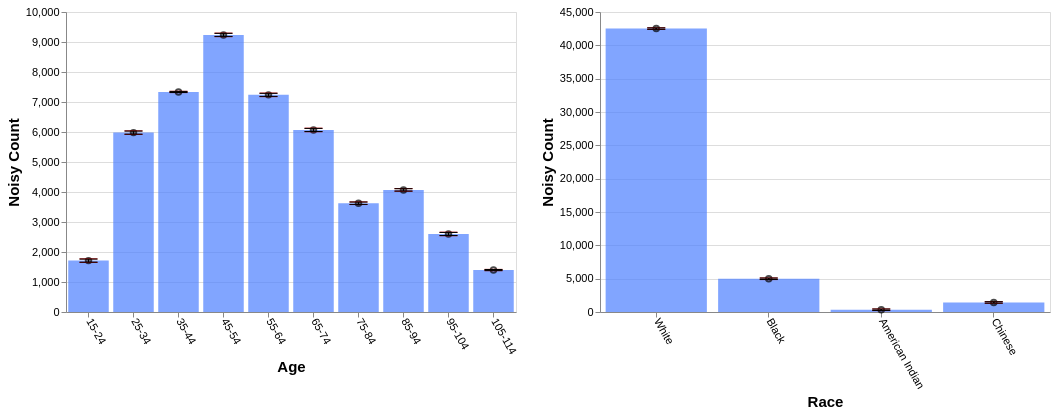

Describe this chart as a Vega-Lite specification.
### Vega-Lite specification from a JSON file in a GitHub repository (floating-point values rounded to 4 significant figures)
{"config": {"view": {"continuousWidth": 400, "continuousHeight": 300}, "axis": {"labelFontSize": 11, "titleFontSize": 15}, "axisBottom": {"labelAngle": 60}}, "hconcat": [{"layer": [{"mark": "bar", "encoding": {"color": {"value": "transparent"}, "tooltip": [{"aggregate": "sum", "field": "noisy_count", "title": "noisy count", "type": "quantitative"}, {"aggregate": "sum", "field": "noisy_count_prev", "title": "prev count", "type": "quantitative"}, {"aggregate": "sum", "field": "error", "title": "current error", "type": "quantitative"}, {"aggregate": "sum", "field": "error_prev", "title": "prev error", "type": "quantitative"}], "x": {"field": "age", "sort": null, "title": "Age", "type": "ordinal"}}, "height": 300, "selection": {"selector693": {"type": "interval", "encodings": ["x"]}}, "transform": [{"filter": {"selection": "selector694"}}], "width": 450}, {"mark": {"type": "bar", "color": "gray", "opacity": 0}, "encoding": {"x": {"field": "age", "sort": null, "title": "Age", "type": "ordinal"}, "y": {"aggregate": "sum", "field": "noisy_count_prev", "type": "quantitative"}}, "transform": [{"filter": {"selection": "selector694"}}]}, {"mark": {"type": "bar", "color": "#4C7FFF", "opacity": 0.7}, "encoding": {"x": {"field": "age", "sort": null, "title": "Age", "type": "ordinal"}, "y": {"aggregate": "sum", "field": "noisy_count", "type": "quantitative"}}, "transform": [{"filter": {"selection": "selector694"}}]}, {"mark": {"type": "point", "color": "black", "opacity": 0.7}, "encoding": {"x": {"field": "age", "sort": null, "title": "Age", "type": "ordinal"}, "y": {"aggregate": "sum", "field": "noisy_count", "title": "Noisy Count", "type": "quantitative"}}, "transform": [{"filter": {"selection": "selector694"}}]}, {"mark": {"type": "rule", "color": "#B6B6B6", "size": 2, "strokeDash": [3, 3]}, "encoding": {"x": {"field": "age", "sort": null, "title": "Age", "type": "ordinal"}, "y": {"aggregate": "sum", "field": "plus_error_prev_age", "title": "", "type": "quantitative"}, "y2": {"aggregate": "sum", "field": "minus_error_prev_age", "title": ""}}, "transform": [{"filter": {"selection": "selector694"}}]}, {"mark": {"type": "tick", "color": "#B90000", "size": 0, "strokeDash": [1, 1]}, "encoding": {"x": {"field": "age", "sort": null, "title": "Age", "type": "ordinal"}, "y": {"aggregate": "sum", "field": "plus_error_prev_age", "type": "quantitative"}}, "transform": [{"filter": {"selection": "selector694"}}]}, {"mark": {"type": "tick", "color": "#B90000", "size": 0, "strokeDash": [3, 1]}, "encoding": {"x": {"field": "age", "sort": null, "title": "Age", "type": "ordinal"}, "y": {"aggregate": "sum", "field": "minus_error_prev_age", "type": "quantitative"}}, "transform": [{"filter": {"selection": "selector694"}}]}, {"mark": {"type": "rule", "color": "black", "size": 2}, "encoding": {"x": {"field": "age", "sort": null, "title": "Age", "type": "ordinal"}, "y": {"aggregate": "sum", "field": "plus_error", "title": "", "type": "quantitative"}, "y2": {"aggregate": "sum", "field": "minus_error", "title": ""}}, "transform": [{"filter": {"selection": "selector694"}}]}, {"mark": {"type": "tick", "color": "black", "width": 0}, "encoding": {"x": {"field": "age", "sort": null, "title": "Age", "type": "ordinal"}, "y": {"aggregate": "sum", "field": "plus_error", "type": "quantitative"}}, "transform": [{"filter": {"selection": "selector694"}}]}, {"mark": {"type": "tick", "color": "black", "width": 0}, "encoding": {"x": {"field": "age", "sort": null, "title": "Age", "type": "ordinal"}, "y": {"aggregate": "sum", "field": "minus_error", "type": "quantitative"}}, "transform": [{"filter": {"selection": "selector694"}}]}]}, {"layer": [{"mark": "bar", "encoding": {"color": {"value": "transparent"}, "tooltip": [{"aggregate": "sum", "field": "noisy_count", "title": "noisy count", "type": "quantitative"}, {"aggregate": "sum", "field": "noisy_count_prev", "title": "prev count", "type": "quantitative"}, {"aggregate": "sum", "field": "error", "title": "current error", "type": "quantitative"}, {"aggregate": "sum", "field": "error_prev", "title": "prev error", "type": "quantitative"}], "x": {"field": "race", "sort": null, "title": "Race", "type": "ordinal"}}, "height": 300, "selection": {"selector694": {"type": "interval", "encodings": ["x"]}}, "transform": [{"filter": {"selection": "selector693"}}], "width": 450}, {"mark": {"type": "bar", "color": "gray", "opacity": 0}, "encoding": {"x": {"field": "race", "sort": null, "title": "Race", "type": "ordinal"}, "y": {"aggregate": "sum", "field": "noisy_count_prev", "type": "quantitative"}}, "transform": [{"filter": {"selection": "selector693"}}]}, {"mark": {"type": "bar", "color": "#4C7FFF", "opacity": 0.7}, "encoding": {"x": {"field": "race", "sort": null, "title": "Race", "type": "ordinal"}, "y": {"aggregate": "sum", "field": "noisy_count", "type": "quantitative"}}, "transform": [{"filter": {"selection": "selector693"}}]}, {"mark": {"type": "point", "color": "black", "opacity": 0.7}, "encoding": {"x": {"field": "race", "sort": null, "title": "Race", "type": "ordinal"}, "y": {"aggregate": "sum", "field": "noisy_count", "title": "Noisy Count", "type": "quantitative"}}, "transform": [{"filter": {"selection": "selector693"}}]}, {"mark": {"type": "rule", "color": "#B6B6B6", "size": 2, "strokeDash": [3, 3]}, "encoding": {"x": {"field": "race", "sort": null, "title": "Race", "type": "ordinal"}, "y": {"aggregate": "sum", "field": "plus_error_prev_race", "title": "", "type": "quantitative"}, "y2": {"aggregate": "sum", "field": "minus_error_prev_race", "title": ""}}, "transform": [{"filter": {"selection": "selector693"}}]}, {"mark": {"type": "tick", "color": "#B90000", "size": 0, "strokeDash": [1, 1]}, "encoding": {"x": {"field": "race", "sort": null, "title": "Race", "type": "ordinal"}, "y": {"aggregate": "sum", "field": "plus_error_prev_race", "type": "quantitative"}}, "transform": [{"filter": {"selection": "selector693"}}]}, {"mark": {"type": "tick", "color": "#B90000", "size": 0, "strokeDash": [3, 1]}, "encoding": {"x": {"field": "race", "sort": null, "title": "Race", "type": "ordinal"}, "y": {"aggregate": "sum", "field": "minus_error_prev_race", "type": "quantitative"}}, "transform": [{"filter": {"selection": "selector693"}}]}, {"mark": {"type": "rule", "color": "black", "size": 2}, "encoding": {"x": {"field": "race", "sort": null, "title": "Race", "type": "ordinal"}, "y": {"aggregate": "sum", "field": "plus_error", "title": "", "type": "quantitative"}, "y2": {"aggregate": "sum", "field": "minus_error", "title": ""}}, "transform": [{"filter": {"selection": "selector693"}}]}, {"mark": {"type": "tick", "color": "black", "width": 0}, "encoding": {"x": {"field": "race", "sort": null, "title": "Race", "type": "ordinal"}, "y": {"aggregate": "sum", "field": "plus_error", "type": "quantitative"}}, "transform": [{"filter": {"selection": "selector693"}}]}, {"mark": {"type": "tick", "color": "black", "width": 0}, "encoding": {"x": {"field": "race", "sort": null, "title": "Race", "type": "ordinal"}, "y": {"aggregate": "sum", "field": "minus_error", "type": "quantitative"}}, "transform": [{"filter": {"selection": "selector693"}}]}]}], "data": {"name": "data-9ea6c519f99c5d8c01e319c2879dd49c"}, "$schema": "https://vega.github.io/schema/vega-lite/v4.17.0.json", "datasets": {"data-9ea6c519f99c5d8c01e319c2879dd49c": [{"age": "15-24", "race": "White", "noisy_count": 1313.0, "true_count": 1271.0, "plus_error": 1326.0, "minus_error": 1300.0, "error": 12.8, "noisy_count_prev": 1311.0, "true_count_prev": 1271.0, "plus_error_prev": 1326.0, "minus_error_prev": 1296.0, "error_prev": 14.9, "plus_error_prev_age": 1328.0, "minus_error_prev_age": 1298.0, "plus_error_prev_race": 1327.0, "minus_error_prev_race": 1297.0}, {"age": "15-24", "race": "Black", "noisy_count": 127.1, "true_count": 192.0, "plus_error": 139.9, "minus_error": 114.3, "error": 12.8, "noisy_count_prev": 126.3, "true_count_prev": 192.0, "plus_error_prev": 141.2, "minus_error_prev": 111.4, "error_prev": 14.9, "plus_error_prev_age": 143.2, "minus_error_prev_age": 113.4, "plus_error_prev_race": 141.5, "minus_error_prev_race": 111.7}, {"age": "15-24", "race": "American Indian", "noisy_count": 99.3, "true_count": 31.0, "plus_error": 112.0, "minus_error": 86.5, "error": 12.8, "noisy_count_prev": 95.8, "true_count_prev": 31.0, "plus_error_prev": 110.7, "minus_error_prev": 80.9, "error_prev": 14.9, "plus_error_prev_age": 112.7, "minus_error_prev_age": 82.95, "plus_error_prev_race": 108.9, "minus_error_prev_race": 79.08}, {"age": "15-24", "race": "Chinese", "noisy_count": 173.1, "true_count": 62.0, "plus_error": 185.9, "minus_error": 160.3, "error": 12.8, "noisy_count_prev": 171.4, "true_count_prev": 62.0, "plus_error_prev": 186.4, "minus_error_prev": 156.5, "error_prev": 14.9, "plus_error_prev_age": 188.4, "minus_error_prev_age": 158.5, "plus_error_prev_race": 186.5, "minus_error_prev_race": 156.6}, {"age": "25-34", "race": "White", "noisy_count": 5026.0, "true_count": 5110.0, "plus_error": 5038.0, "minus_error": 5013.0, "error": 12.8, "noisy_count_prev": 5026.0, "true_count_prev": 5110.0, "plus_error_prev": 5041.0, "minus_error_prev": 5011.0, "error_prev": 14.9, "plus_error_prev_age": 5040.0, "minus_error_prev_age": 5010.0, "plus_error_prev_race": 5042.0, "minus_error_prev_race": 5012.0}, {"age": "25-34", "race": "Black", "noisy_count": 699.7, "true_count": 700.0, "plus_error": 712.5, "minus_error": 686.9, "error": 12.8, "noisy_count_prev": 701.1, "true_count_prev": 700.0, "plus_error_prev": 716.0, "minus_error_prev": 686.2, "error_prev": 14.9, "plus_error_prev_age": 714.7, "minus_error_prev_age": 684.9, "plus_error_prev_race": 716.3, "minus_error_prev_race": 686.5}, {"age": "25-34", "race": "American Indian", "noisy_count": 33.5, "true_count": 83.0, "plus_error": 46.3, "minus_error": 20.7, "error": 12.8, "noisy_count_prev": 41.3, "true_count_prev": 83.0, "plus_error_prev": 56.2, "minus_error_prev": 26.4, "error_prev": 14.9, "plus_error_prev_age": 54.85, "minus_error_prev_age": 25.05, "plus_error_prev_race": 54.38, "minus_error_prev_race": 24.58}, {"age": "25-34", "race": "Chinese", "noisy_count": 220.6, "true_count": 244.0, "plus_error": 233.3, "minus_error": 207.8, "error": 12.8, "noisy_count_prev": 216.0, "true_count_prev": 244.0, "plus_error_prev": 230.9, "minus_error_prev": 201.1, "error_prev": 14.9, "plus_error_prev_age": 229.6, "minus_error_prev_age": 199.8, "plus_error_prev_race": 231.0, "minus_error_prev_race": 201.2}, {"age": "35-44", "race": "White", "noisy_count": 6209.0, "true_count": 6181.0, "plus_error": 6213.0, "minus_error": 6204.0, "error": 4.5, "noisy_count_prev": 6207.0, "true_count_prev": 6181.0, "plus_error_prev": 6212.0, "minus_error_prev": 6202.0, "error_prev": 5.4, "plus_error_prev_age": 6212.0, "minus_error_prev_age": 6202.0, "plus_error_prev_race": 6213.0, "minus_error_prev_race": 6202.0}, {"age": "35-44", "race": "Black", "noisy_count": 823.8, "true_count": 793.0, "plus_error": 828.3, "minus_error": 819.3, "error": 4.5, "noisy_count_prev": 824.4, "true_count_prev": 793.0, "plus_error_prev": 829.8, "minus_error_prev": 819.1, "error_prev": 5.4, "plus_error_prev_age": 829.8, "minus_error_prev_age": 819.1, "plus_error_prev_race": 830.1, "minus_error_prev_race": 819.4}, {"age": "35-44", "race": "American Indian", "noisy_count": 51.2, "true_count": 93.0, "plus_error": 55.8, "minus_error": 46.7, "error": 4.5, "noisy_count_prev": 52.3, "true_count_prev": 93.0, "plus_error_prev": 57.7, "minus_error_prev": 47.0, "error_prev": 5.4, "plus_error_prev_age": 57.72, "minus_error_prev_age": 47.02, "plus_error_prev_race": 55.88, "minus_error_prev_race": 45.18}, {"age": "35-44", "race": "Chinese", "noisy_count": 250.9, "true_count": 265.0, "plus_error": 255.4, "minus_error": 246.4, "error": 4.5, "noisy_count_prev": 251.0, "true_count_prev": 265.0, "plus_error_prev": 256.3, "minus_error_prev": 245.6, "error_prev": 5.4, "plus_error_prev_age": 256.3, "minus_error_prev_age": 245.6, "plus_error_prev_race": 256.4, "minus_error_prev_race": 245.7}, {"age": "45-54", "race": "White", "noisy_count": 7992.0, "true_count": 7988.0, "plus_error": 8005.0, "minus_error": 7980.0, "error": 12.8, "noisy_count_prev": 7994.0, "true_count_prev": 7988.0, "plus_error_prev": 8008.0, "minus_error_prev": 7978.0, "error_prev": 14.9, "plus_error_prev_age": 8006.0, "minus_error_prev_age": 7976.0, "plus_error_prev_race": 8009.0, "minus_error_prev_race": 7979.0}, {"age": "45-54", "race": "Black", "noisy_count": 872.4, "true_count": 967.0, "plus_error": 885.2, "minus_error": 859.7, "error": 12.8, "noisy_count_prev": 874.9, "true_count_prev": 967.0, "plus_error_prev": 889.8, "minus_error_prev": 860.0, "error_prev": 14.9, "plus_error_prev_age": 887.5, "minus_error_prev_age": 857.8, "plus_error_prev_race": 890.1, "minus_error_prev_race": 860.3}, {"age": "45-54", "race": "American Indian", "noisy_count": 103.4, "true_count": 112.0, "plus_error": 116.2, "minus_error": 90.6, "error": 12.8, "noisy_count_prev": 105.3, "true_count_prev": 112.0, "plus_error_prev": 120.2, "minus_error_prev": 90.4, "error_prev": 14.9, "plus_error_prev_age": 118.0, "minus_error_prev_age": 88.15, "plus_error_prev_race": 118.4, "minus_error_prev_race": 88.58}, {"age": "45-54", "race": "Chinese", "noisy_count": 268.8, "true_count": 266.0, "plus_error": 281.6, "minus_error": 256.0, "error": 12.8, "noisy_count_prev": 272.2, "true_count_prev": 266.0, "plus_error_prev": 287.1, "minus_error_prev": 257.2, "error_prev": 14.9, "plus_error_prev_age": 284.9, "minus_error_prev_age": 254.9, "plus_error_prev_race": 287.2, "minus_error_prev_race": 257.3}, {"age": "55-64", "race": "White", "noisy_count": 6320.0, "true_count": 6252.0, "plus_error": 6333.0, "minus_error": 6307.0, "error": 12.8, "noisy_count_prev": 6314.0, "true_count_prev": 6252.0, "plus_error_prev": 6329.0, "minus_error_prev": 6299.0, "error_prev": 14.9, "plus_error_prev_age": 6330.0, "minus_error_prev_age": 6300.0, "plus_error_prev_race": 6330.0, "minus_error_prev_race": 6300.0}, {"age": "55-64", "race": "Black", "noisy_count": 701.9, "true_count": 744.0, "plus_error": 714.7, "minus_error": 689.1, "error": 12.8, "noisy_count_prev": 698.1, "true_count_prev": 744.0, "plus_error_prev": 713.0, "minus_error_prev": 683.2, "error_prev": 14.9, "plus_error_prev_age": 714.0, "minus_error_prev_age": 684.2, "plus_error_prev_race": 713.3, "minus_error_prev_race": 683.5}, {"age": "55-64", "race": "American Indian", "noisy_count": 48.9, "true_count": 90.0, "plus_error": 61.6, "minus_error": 36.1, "error": 12.8, "noisy_count_prev": 51.0, "true_count_prev": 90.0, "plus_error_prev": 65.9, "minus_error_prev": 36.1, "error_prev": 14.9, "plus_error_prev_age": 66.87, "minus_error_prev_age": 37.07, "plus_error_prev_race": 64.08, "minus_error_prev_race": 34.28}, {"age": "55-64", "race": "Chinese", "noisy_count": 166.9, "true_count": 233.0, "plus_error": 179.7, "minus_error": 154.1, "error": 12.8, "noisy_count_prev": 170.4, "true_count_prev": 233.0, "plus_error_prev": 185.4, "minus_error_prev": 155.5, "error_prev": 14.9, "plus_error_prev_age": 186.4, "minus_error_prev_age": 156.5, "plus_error_prev_race": 185.5, "minus_error_prev_race": 155.6}, {"age": "65-74", "race": "White", "noisy_count": 5124.0, "true_count": 5121.0, "plus_error": 5137.0, "minus_error": 5112.0, "error": 12.8, "noisy_count_prev": 5123.0, "true_count_prev": 5121.0, "plus_error_prev": 5138.0, "minus_error_prev": 5108.0, "error_prev": 14.9, "plus_error_prev_age": 5139.0, "minus_error_prev_age": 5109.0, "plus_error_prev_race": 5139.0, "minus_error_prev_race": 5109.0}, {"age": "65-74", "race": "Black", "noisy_count": 625.5, "true_count": 525.0, "plus_error": 638.3, "minus_error": 612.8, "error": 12.8, "noisy_count_prev": 625.0, "true_count_prev": 525.0, "plus_error_prev": 639.9, "minus_error_prev": 610.1, "error_prev": 14.9, "plus_error_prev_age": 640.6, "minus_error_prev_age": 610.8, "plus_error_prev_race": 640.2, "minus_error_prev_race": 610.4}, {"age": "65-74", "race": "American Indian", "noisy_count": 92.4, "true_count": 68.0, "plus_error": 105.2, "minus_error": 79.7, "error": 12.8, "noisy_count_prev": 93.9, "true_count_prev": 68.0, "plus_error_prev": 108.8, "minus_error_prev": 79.0, "error_prev": 14.9, "plus_error_prev_age": 109.5, "minus_error_prev_age": 79.65, "plus_error_prev_race": 107.0, "minus_error_prev_race": 77.18}, {"age": "65-74", "race": "Chinese", "noisy_count": 225.9, "true_count": 153.0, "plus_error": 238.6, "minus_error": 213.1, "error": 12.8, "noisy_count_prev": 223.5, "true_count_prev": 153.0, "plus_error_prev": 238.4, "minus_error_prev": 208.6, "error_prev": 14.9, "plus_error_prev_age": 239.1, "minus_error_prev_age": 209.3, "plus_error_prev_race": 238.5, "minus_error_prev_race": 208.7}, {"age": "75-84", "race": "White", "noisy_count": 3363.0, "true_count": 3396.0, "plus_error": 3373.0, "minus_error": 3354.0, "error": 9.8, "noisy_count_prev": 3364.0, "true_count_prev": 3396.0, "plus_error_prev": 3375.0, "minus_error_prev": 3353.0, "error_prev": 11.0, "plus_error_prev_age": 3372.0, "minus_error_prev_age": 3350.0, "plus_error_prev_race": 3376.0, "minus_error_prev_race": 3354.0}, {"age": "75-84", "race": "Black", "noisy_count": 330.9, "true_count": 387.0, "plus_error": 340.7, "minus_error": 321.1, "error": 9.8, "noisy_count_prev": 332.6, "true_count_prev": 387.0, "plus_error_prev": 343.6, "minus_error_prev": 321.6, "error_prev": 11.0, "plus_error_prev_age": 340.7, "minus_error_prev_age": 318.7, "plus_error_prev_race": 343.9, "minus_error_prev_race": 321.9}, {"age": "75-84", "race": "American Indian", "noisy_count": -88.1, "true_count": 33.0, "plus_error": -78.3, "minus_error": -97.9, "error": 9.8, "noisy_count_prev": -80.6, "true_count_prev": 33.0, "plus_error_prev": -69.6, "minus_error_prev": -91.6, "error_prev": 11.0, "plus_error_prev_age": -72.55, "minus_error_prev_age": -94.55, "plus_error_prev_race": -71.42, "minus_error_prev_race": -93.42}, {"age": "75-84", "race": "Chinese", "noisy_count": 19.6, "true_count": 93.0, "plus_error": 29.4, "minus_error": 9.8, "error": 9.8, "noisy_count_prev": 21.1, "true_count_prev": 93.0, "plus_error_prev": 32.1, "minus_error_prev": 10.1, "error_prev": 11.0, "plus_error_prev_age": 29.15, "minus_error_prev_age": 7.15, "plus_error_prev_race": 32.16, "minus_error_prev_race": 10.16}, {"age": "85-94", "race": "White", "noisy_count": 3615.0, "true_count": 3579.0, "plus_error": 3625.0, "minus_error": 3605.0, "error": 9.8, "noisy_count_prev": 3613.0, "true_count_prev": 3579.0, "plus_error_prev": 3624.0, "minus_error_prev": 3602.0, "error_prev": 11.0, "plus_error_prev_age": 3626.0, "minus_error_prev_age": 3604.0, "plus_error_prev_race": 3625.0, "minus_error_prev_race": 3603.0}, {"age": "85-94", "race": "Black", "noisy_count": 349.1, "true_count": 351.0, "plus_error": 358.9, "minus_error": 339.3, "error": 9.8, "noisy_count_prev": 349.2, "true_count_prev": 351.0, "plus_error_prev": 360.2, "minus_error_prev": 338.2, "error_prev": 11.0, "plus_error_prev_age": 361.6, "minus_error_prev_age": 339.6, "plus_error_prev_race": 360.5, "minus_error_prev_race": 338.5}, {"age": "85-94", "race": "American Indian", "noisy_count": 49.0, "true_count": 33.0, "plus_error": 58.8, "minus_error": 39.2, "error": 9.8, "noisy_count_prev": 46.6, "true_count_prev": 33.0, "plus_error_prev": 57.5, "minus_error_prev": 35.6, "error_prev": 11.0, "plus_error_prev_age": 58.9, "minus_error_prev_age": 37.0, "plus_error_prev_race": 55.68, "minus_error_prev_race": 33.78}, {"age": "85-94", "race": "Chinese", "noisy_count": 57.2, "true_count": 74.0, "plus_error": 67.0, "minus_error": 47.4, "error": 9.8, "noisy_count_prev": 55.6, "true_count_prev": 74.0, "plus_error_prev": 66.6, "minus_error_prev": 44.6, "error_prev": 11.0, "plus_error_prev_age": 68.0, "minus_error_prev_age": 46.0, "plus_error_prev_race": 66.66, "minus_error_prev_race": 44.66}, {"age": "95-104", "race": "White", "noisy_count": 2288.0, "true_count": 2336.0, "plus_error": 2301.0, "minus_error": 2275.0, "error": 12.8, "noisy_count_prev": 2290.0, "true_count_prev": 2336.0, "plus_error_prev": 2305.0, "minus_error_prev": 2276.0, "error_prev": 14.9, "plus_error_prev_age": 2305.0, "minus_error_prev_age": 2275.0, "plus_error_prev_race": 2306.0, "minus_error_prev_race": 2276.0}, {"age": "95-104", "race": "Black", "noisy_count": 336.7, "true_count": 160.0, "plus_error": 349.5, "minus_error": 323.9, "error": 12.8, "noisy_count_prev": 331.4, "true_count_prev": 160.0, "plus_error_prev": 346.4, "minus_error_prev": 316.5, "error_prev": 14.9, "plus_error_prev_age": 346.2, "minus_error_prev_age": 316.3, "plus_error_prev_race": 346.7, "minus_error_prev_race": 316.8}, {"age": "95-104", "race": "American Indian", "noisy_count": -86.4, "true_count": 14.0, "plus_error": -73.6, "minus_error": -99.2, "error": 12.8, "noisy_count_prev": -82.6, "true_count_prev": 14.0, "plus_error_prev": -67.7, "minus_error_prev": -97.5, "error_prev": 14.9, "plus_error_prev_age": -67.9, "minus_error_prev_age": -97.7, "plus_error_prev_race": -69.52, "minus_error_prev_race": -99.32}, {"age": "95-104", "race": "Chinese", "noisy_count": 62.4, "true_count": 35.0, "plus_error": 75.1, "minus_error": 49.6, "error": 12.8, "noisy_count_prev": 62.4, "true_count_prev": 35.0, "plus_error_prev": 77.3, "minus_error_prev": 47.5, "error_prev": 14.9, "plus_error_prev_age": 77.1, "minus_error_prev_age": 47.3, "plus_error_prev_race": 77.36, "minus_error_prev_race": 47.56}, {"age": "105-114", "race": "White", "noisy_count": 1260.0, "true_count": 1270.0, "plus_error": 1264.0, "minus_error": 1255.0, "error": 4.6, "noisy_count_prev": 1259.0, "true_count_prev": 1270.0, "plus_error_prev": 1264.0, "minus_error_prev": 1254.0, "error_prev": 5.4, "plus_error_prev_age": 1264.0, "minus_error_prev_age": 1254.0, "plus_error_prev_race": 1265.0, "minus_error_prev_race": 1254.0}, {"age": "105-114", "race": "Black", "noisy_count": 118.3, "true_count": 110.0, "plus_error": 122.9, "minus_error": 113.7, "error": 4.6, "noisy_count_prev": 119.2, "true_count_prev": 110.0, "plus_error_prev": 124.7, "minus_error_prev": 113.8, "error_prev": 5.4, "plus_error_prev_age": 124.8, "minus_error_prev_age": 113.9, "plus_error_prev_race": 125.0, "minus_error_prev_race": 114.1}, {"age": "105-114", "race": "American Indian", "noisy_count": 32.9, "true_count": 4.0, "plus_error": 37.5, "minus_error": 28.4, "error": 4.6, "noisy_count_prev": 31.3, "true_count_prev": 4.0, "plus_error_prev": 36.7, "minus_error_prev": 25.8, "error_prev": 5.4, "plus_error_prev_age": 36.77, "minus_error_prev_age": 25.87, "plus_error_prev_race": 34.88, "minus_error_prev_race": 23.98}, {"age": "105-114", "race": "Chinese", "noisy_count": -11.8, "true_count": 17.0, "plus_error": -7.2, "minus_error": -16.4, "error": 4.6, "noisy_count_prev": -10.6, "true_count_prev": 17.0, "plus_error_prev": -5.2, "minus_error_prev": -16.0, "error_prev": 5.4, "plus_error_prev_age": -5.125, "minus_error_prev_age": -15.93, "plus_error_prev_race": -5.14, "minus_error_prev_race": -15.94}]}}
